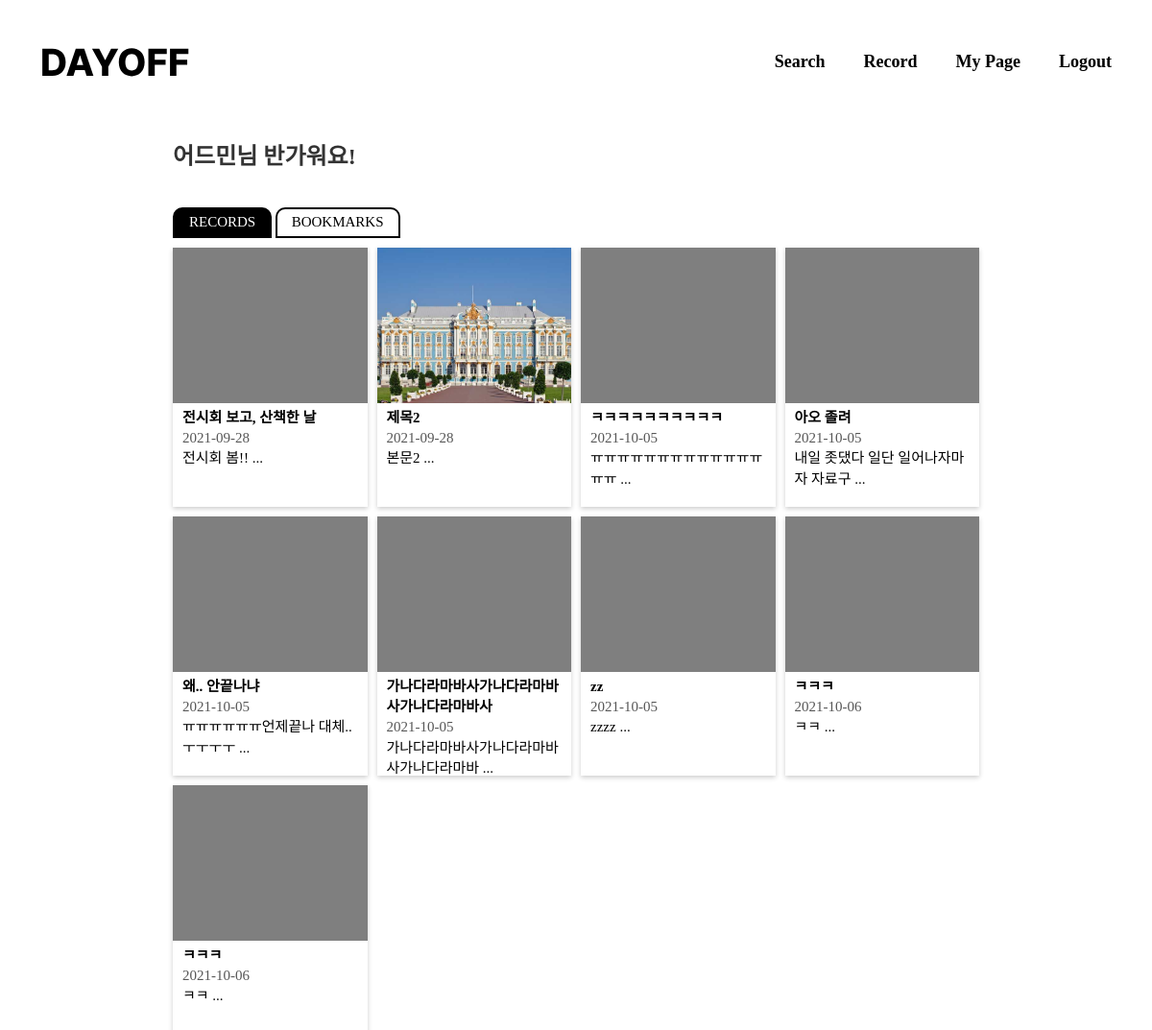
The app's page /mypage (signed in), older data.
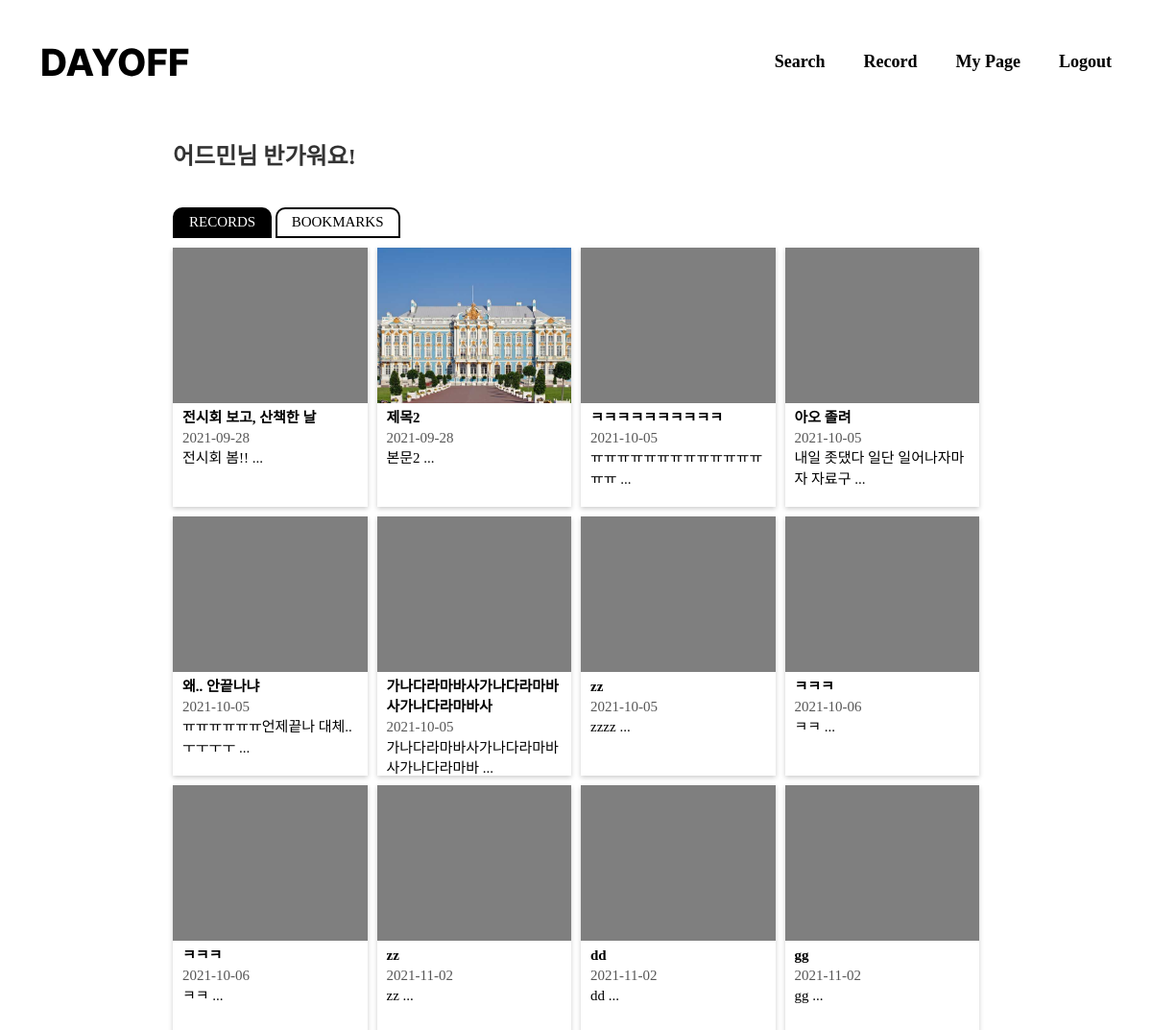
The same page, newer data.
### today/models.py (models this page shows, shortened)
class Post(models.Model):
    author = models.ForeignKey(
        settings.AUTH_USER_MODEL,
        on_delete=models.CASCADE,
    )
    title = models.CharField(max_length=100, blank=True, null=True)
    pub_date = models.DateField('data published', blank=True, null=True)
    hashtag = models.ManyToManyField(Hashtag, blank=True, null=True)
    body = models.TextField(max_length=500, blank=True, null=True)
    image=models.ImageField(upload_to='images/', blank=True, null=True)
    bookmark=models.ManyToManyField(
        settings.AUTH_USER_MODEL,
        blank=True,
        related_name='bookmark'
    )
    def summary(self):
        return self.body[:20]

### account/views.py (the view)
# urls.py: path('mypage', account.views.mypage, name="mypage"),
@login_required
def mypage(request):
    logged_in_user = request.user
    logged_in_user_posts = Post.objects.filter(author=request.user)
    logged_in_user_bookmarks=Post.objects.filter(bookmark=request.user)
    return render(request, 'mypage.html', {'posts': logged_in_user_posts, 'bookmarks':logged_in_user_bookmarks})

### templates/mypage.html (shortened to what this page needs)
<!DOCTYPE html>
<html lang="en">
  <head>
    <link rel="stylesheet" type="text/css" href="../static/css/common.css" />
    <link rel="stylesheet" type="text/css" href="../static/css/mypage.css" />
    <link
      rel="stylesheet"
      href="https://maxcdn.bootstrapcdn.com/bootstrap/3.3.2/css/bootstrap.min.css"
    />
  </head>
  <body>
    {% include 'header.html' %}
    <div class="contents">
      <h3 class="sub-title">{{user.nickname}}님 반가워요!</h3>
      <div class="button-wrapper">
        <a href="{% url 'mypage' %}"
          ><button class="active-button">RECORDS</button></a
        >
        <a href="{% url 'mypageBookmark' %}"
          ><button class="disabled-button">BOOKMARKS</button></a
        >
      </div>
      <div class="post-list">
        {% for post in posts.all %}
        <div class="post-wrapper">
          <a
            href="{% url 'postDetail' post.id %}"
            style="text-decoration: none; color: black"
          >
            <div class="post-image-background">
              {% if post.image %}
              <img class="post-image" src="{{ post.image.url }}" />
              {% endif %}
            </div>
            <div class="post-text">
              <div class="post-title">{{post.title}}</div>
              <div class="post-pub-date" style="color: #575757">
                {{post.pub_date|date:"Y-m-d"}}
              </div>
              <div class="post-body">{{post.summary}} ...</div>
            </div>
          </a>
        </div>
        {% endfor %}
      </div>
    </div>
  </body>
</html>

Row changes from the older to the newer data that the page shows:
added Post: title "zz", pub_date "2021-11-02", summary "zz"
added Post: title "dd", pub_date "2021-11-02", summary "dd"
added Post: title "gg", pub_date "2021-11-02", summary "gg"
